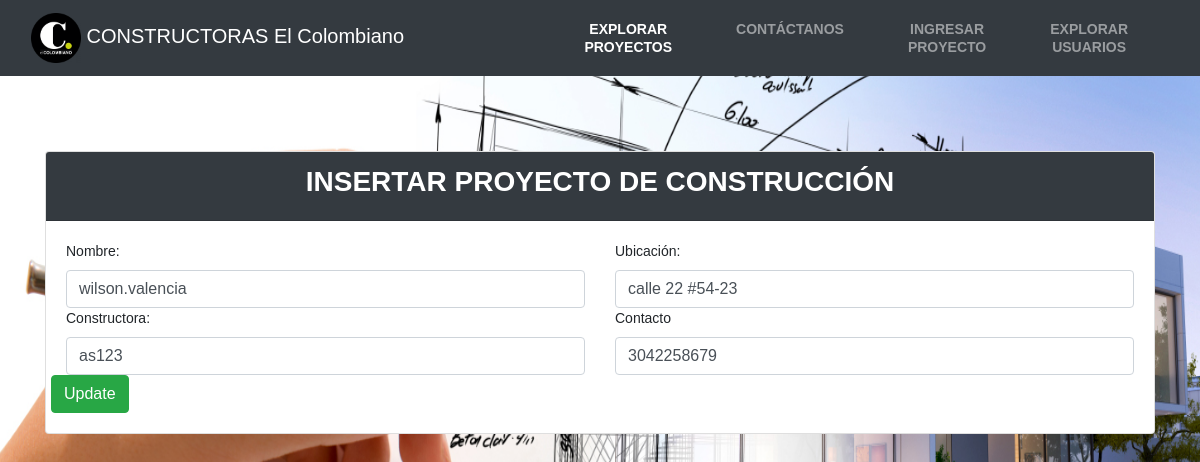
/src/app/models/edit.php?id=1, run on an earlier commit of the app's database.
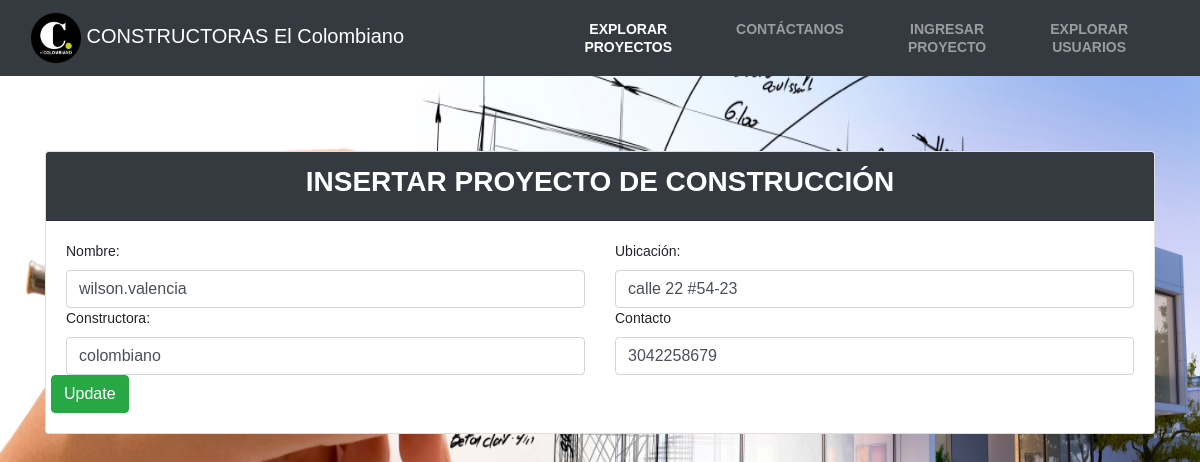
And on a later commit of the database.
### tables this page shows
CREATE TABLE proyectos(
   codigo_proyectos INT NOT NULL PRIMARY KEY AUTO_INCREMENT,
    nombre VARCHAR(75) not null,
    direccion VARCHAR(75) not null,
    constructora VARCHAR(75) not null,
    contacto VARCHAR(255) not null,
    data_create timestamp default current_timestamp
);

### src/app/models/edit.php (the view, shortened to what this page needs)
<?php
if (isset($_GET['id'])) {
    $codigoProyectos = $_GET['id'];
    $query = "SELECT * FROM proyectos WHERE codigo_proyectos= $codigoProyectos";
    $conexion = Conexion::Conectar();
    $result = $conexion->prepare($query);
    $result->execute();
    $usuarios = $result->fetch(PDO::FETCH_ASSOC);
}
?>
<?php include("../includes/header.php") ?>
<div class="container">
    <div class="card">
        <div class="card-header bg-dark">
            <h3 class="text-white text-uppercase d-flex justify-content-center">Insertar proyecto de construcción</h3>
        </div>
        <form action="edit.php?id=<?php echo $_GET['id']; ?>" method="POST">
            <div class="card-body">
                <div class="row">
                    <div class="col-md-6">
                        <label for="nombre">Nombre:</label>
                        <input class="form-control" type="text" name="nombre" id="nombre" placeholder="Nombre del proyecto" min="6" max="" required value="<?php echo $usuarios['nombre']; ?>" autofocus>
                    </div>
                    <div class="col-md-6">
                        <label for="direccion">Ubicación:</label>
                        <input class="form-control" type="text" name="direccion" id="direccion" placeholder="Ubicación del proyecto" min="6" max="" required value="<?php echo $usuarios['direccion']; ?>">
                    </div>
                </div>
                <div class="row">
                    <div class="col-md-6">
                        <label for="constructora">Constructora:</label>
                        <input class="form-control" type="text" name="constructora" id="constructora" placeholder="Nombre de la constructora" min="6" max="" required value="<?php echo $usuarios['constructora']; ?>" autofocus>
                    </div>
                    <div class="col-md-6">
                        <label for="contacto">Contacto</label>
                        <input class="form-control" type="number" name="contacto" id="contacto" placeholder="Número contacto" min="7" max="10" required value="<?php echo $usuarios['contacto']; ?>" >
                    </div>
                    <button class="btn btn-success" name="update">
                        Update
                    </button>
                </div>
        </form>
    </div>
</div>
<?php include("../includes/footer.php") ?>

What changed in the data, as far as the page shows it:
changed proyectos "wilson.valencia": constructora "as123" → "colombiano"
